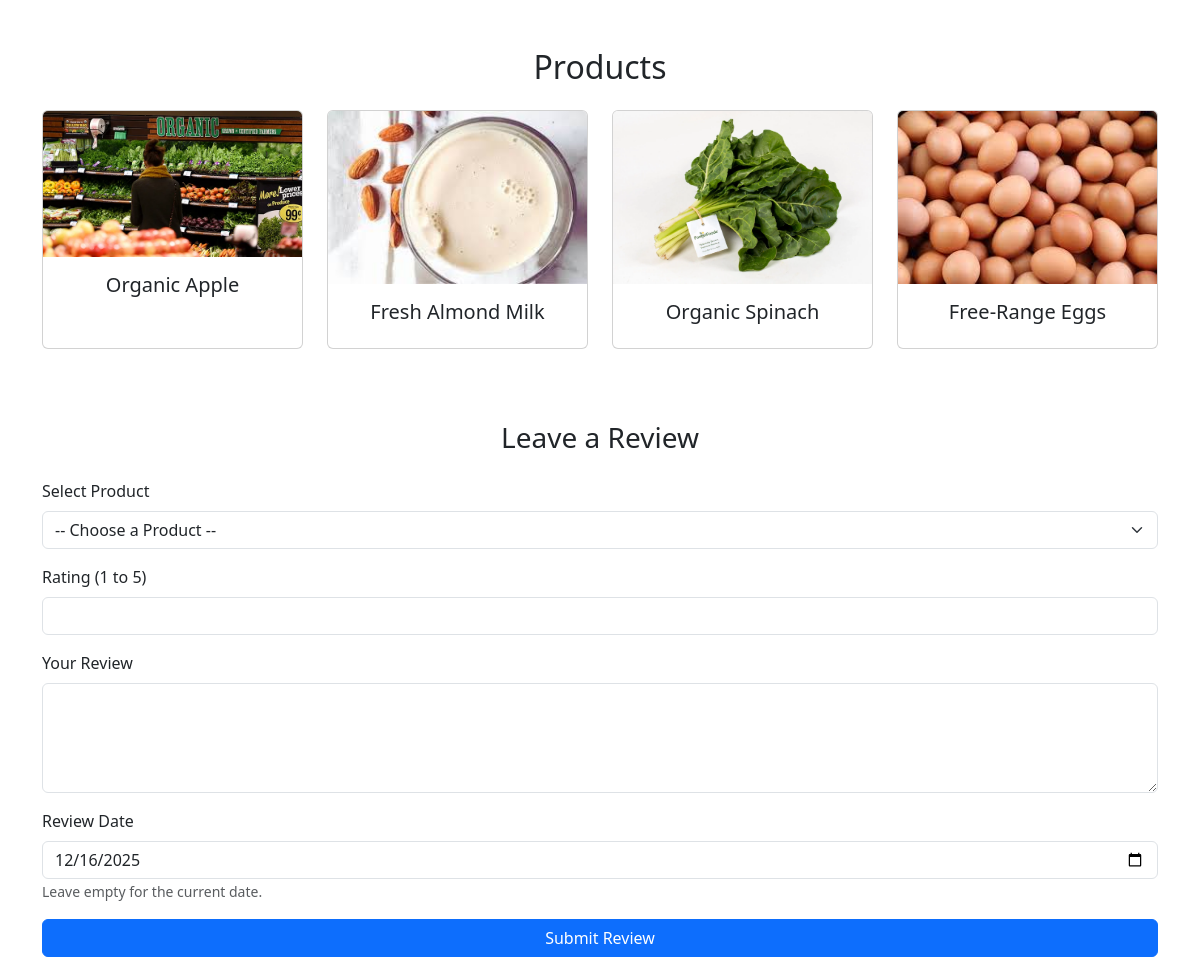
/review.php, run on the app's committed database.
### tables this page shows
CREATE TABLE Products (
    ProductID INT AUTO_INCREMENT PRIMARY KEY,
    ProductName VARCHAR(255) NOT NULL,
    Category VARCHAR(255) NOT NULL,
    Price DECIMAL(10, 2) NOT NULL,
    StockLevel INT NOT NULL,
    ImagePath VARCHAR(255) NOT NULL,
    SupplierID INT,
    CategoryID INT,
    PromotionID INT,
    FOREIGN KEY (SupplierID) REFERENCES Suppliers(SupplierID) 
        ON DELETE CASCADE 
        ON UPDATE CASCADE,
    FOREIGN KEY (CategoryID) REFERENCES Categories(CategoryID) 
        ON DELETE CASCADE 
        ON UPDATE CASCADE,
    FOREIGN KEY (PromotionID) REFERENCES Promotions(PromotionID) 
        ON DELETE SET NULL 
        ON UPDATE CASCADE
);

### review.php (the view, shortened to what this page needs)
<?php
include('connect.php');
?>
<!DOCTYPE html>
<html lang="en">
<head>
    <link href="https://cdn.jsdelivr.net/npm/bootstrap@5.3.0/dist/css/bootstrap.min.css" rel="stylesheet">
</head>
<body>
    <div class="container mt-5">
        <h2 class="mb-4 text-center">Products</h2>
        <div class="row">
            <?php
            $sql = "SELECT ProductID, ProductName, ImagePath FROM Products";
            $result = $conn->query($sql);
            if ($result && $result->num_rows > 0) {
                while ($product = $result->fetch_assoc()): ?>
                    <div class="col-lg-3 col-md-4 col-sm-6 mb-4">
                        <div class="card h-100">
                            <img src="<?= htmlspecialchars($product['ImagePath']) ?>" class="card-img-top" alt="<?= htmlspecialchars($product['ProductName']) ?>" onerror="this.src='image/default.webp';">
                            <div class="card-body text-center">
                                <h5 class="card-title"><?= htmlspecialchars($product['ProductName']) ?></h5>
                            </div>
                        </div>
                    </div>
                <?php endwhile;
            } else {
                echo "<p class='text-center text-muted'>No products available.</p>";
            }
            ?>
        </div>
        <div class="mt-5">
            <h3 class="text-center">Leave a Review</h3>
            <form method="POST" action="review.php" class="mt-4">
                <div class="mb-3">
                    <label for="product_id" class="form-label">Select Product</label>
                    <select id="product_id" name="product_id" class="form-select" required>
                        <option value="">-- Choose a Product --</option>
                    </select>
                </div>
                <div class="mb-3">
                    <label for="rating" class="form-label">Rating (1 to 5)</label>
                    <input type="number" id="rating" name="rating" class="form-control" min="1" max="5" required>
                </div>
                <div class="mb-3">
                    <label for="review_text" class="form-label">Your Review</label>
                    <textarea id="review_text" name="review_text" class="form-control" rows="4" required></textarea>
                </div>
                <div class="mb-3">
                    <label for="review_date" class="form-label">Review Date</label>
                    <input type="date" id="review_date" name="review_date" class="form-control" value="<?= date('Y-m-d') ?>">
                    <small class="form-text text-muted">Leave empty for the current date.</small>
                </div>
                <button type="submit" name="submit_review" class="btn btn-primary w-100">Submit Review</button>
            </form>
        </div>
    </div>
</body>
</html>

### data on the page
products: ImagePath (picture), ProductName "Organic Apple"
products: ImagePath (picture), ProductName "Fresh Almond Milk"
products: ImagePath (picture), ProductName "Organic Spinach"
products: ImagePath (picture), ProductName "Free-Range Eggs"
